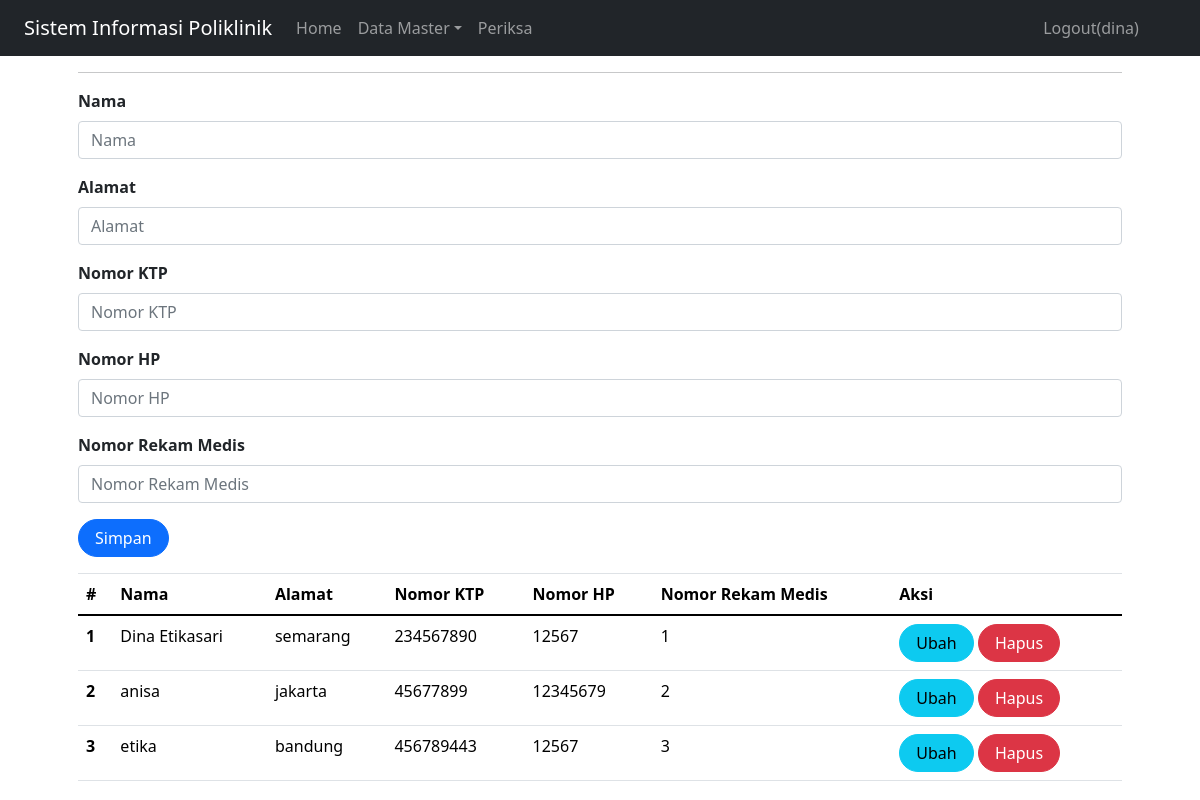
The app's page /dokter/index.php?page=pasien (signed in) with its own data.
### tables this page shows
CREATE TABLE `pasien` (
  `id` int(10) UNSIGNED NOT NULL,
  `nama` varchar(255) DEFAULT NULL,
  `alamat` varchar(255) DEFAULT NULL,
  `no_ktp` varchar(255) NOT NULL,
  `no_hp` varchar(50) DEFAULT NULL,
  `no_rm` varchar(25) NOT NULL
);

### dokter/pasien.php (the view, shortened to what this page needs)
<?php
include_once("koneksi.php");
?>
<!DOCTYPE html>
<html lang="en">
<head>
    <link rel="stylesheet" href="assets/css/bootstrap.css">
    <link href="https://cdn.jsdelivr.net/npm/bootstrap@5.0.2/dist/css/bootstrap.min.css"
    rel="stylesheet"
>
</head>
<body>
<div class="container">
    <hr>
    <form class="form row" method="POST" action="" name="myForm" onsubmit="return validate();">
        <?php
        $nama = '';
        $alamat = '';
        $no_ktp = '';
        $no_hp = '';
        $no_rm = '';
        ?>
        <div class="form-group">
            <label for="inputNama" class="form-label fw-bold">
                Nama
            </label>
            <input type="text" class="form-control" name="nama" id="inputNama" placeholder="Nama" value="<?php echo $nama; ?>">
        </div>
        <div class="form-group">
            <label for="inputAlamat" class="form-label fw-bold">
                Alamat
            </label>
            <input type="text" class="form-control" name="alamat" id="inputAlamat" placeholder="Alamat" value="<?php echo $alamat; ?>">
        </div>
        <div class="form-group">
            <label for="inputNoKTP" class="form-label fw-bold">
                Nomor KTP
            </label>
            <input type="text" class="form-control" name="no_ktp" id="inputNoKTP" placeholder="Nomor KTP" value="<?php echo $no_ktp; ?>">
        </div>
        <div class="form-group">
            <label for="inputNoHP" class="form-label fw-bold">
                Nomor HP
            </label>
            <input type="text" class="form-control" name="no_hp" id="inputNoHP" placeholder="Nomor HP" value="<?php echo $no_hp; ?>">
        </div>
        <div class="form-group">
            <label for="inputNoRM" class="form-label fw-bold">
                Nomor Rekam Medis
            </label>
            <input type="text" class="form-control" name="no_rm" id="inputNoRM" placeholder="Nomor Rekam Medis" value="<?php echo $no_rm; ?>">
        </div>
        <div class="form-group">
            <button type="submit" class="btn btn-primary rounded-pill px-3" name="simpan">Simpan</button>
        </div>
    </form>
    <table class="table table-hover">
        <thead>
            <tr>
                <th scope="col">#</th>
                <th scope="col">Nama</th>
                <th scope="col">Alamat</th>
                <th scope="col">Nomor KTP</th>
                <th scope="col">Nomor HP</th>
                <th scope="col">Nomor Rekam Medis</th>
                <th scope="col">Aksi</th>
            </tr>
        </thead>
        <tbody>
            <?php
            $result = mysqli_query(
                $mysqli,"SELECT * FROM pasien"
            );
            $no = 1;
            while ($data = mysqli_fetch_array($result)) {
            ?>
                <tr>
                    <th scope="row"><?php echo $no++ ?></th>
                    <td><?php echo $data['nama'] ?></td>
                    <td><?php echo $data['alamat'] ?></td>
                    <td><?php echo $data['no_ktp'] ?></td>
                    <td><?php echo $data['no_hp'] ?></td>
                    <td><?php echo $data['no_rm'] ?></td>
                    <td>
                        <a class="btn btn-info rounded-pill px-3"
                        href="pasien.php?id=<?php echo $data['id'] ?>">Ubah
                        </a>
                        <a class="btn btn-danger rounded-pill px-3"
                        href="pasien.php?id=<?php echo $data['id'] ?>&aksi=hapus">Hapus
                        </a>
                    </td>
                </tr>
            <?php
            }
            ?>
        </tbody>
    </table>
</div>
</body>
</html>

### records on screen
pasien: nama "Dina Etikasari", alamat "semarang", no_ktp "234567890", no_hp "12567", no_rm "1"
pasien: nama "anisa", alamat "jakarta", no_ktp "45677899", no_hp "12345679", no_rm "2"
pasien: nama "etika", alamat "bandung", no_ktp "456789443", no_hp "12567", no_rm "3"

### other values on screen
$_SESSION['username'] "dina"
